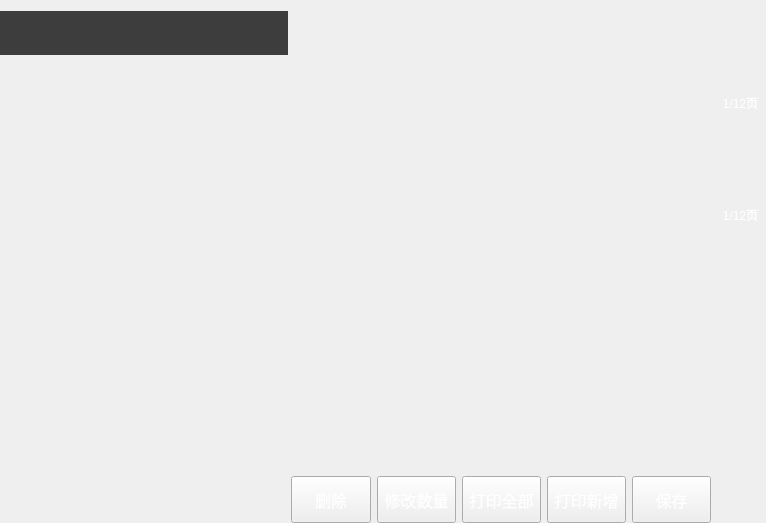
<?xml version="1.0" encoding="UTF-8"?>
<ui version="4.0">
 <class>StockOrderCheckWidget</class>
 <widget class="QWidget" name="StockOrderCheckWidget">
  <property name="geometry">
   <rect>
    <x>0</x>
    <y>0</y>
    <width>766</width>
    <height>523</height>
   </rect>
  </property>
  <property name="windowTitle">
   <string>Form</string>
  </property>
  <layout class="QHBoxLayout" name="horizontalLayout">
   <property name="spacing">
    <number>0</number>
   </property>
   <property name="leftMargin">
    <number>0</number>
   </property>
   <property name="rightMargin">
    <number>0</number>
   </property>
   <property name="bottomMargin">
    <number>0</number>
   </property>
   <item>
    <widget class="QWidget" name="leftWidget" native="true">
     <property name="minimumSize">
      <size>
       <width>288</width>
       <height>0</height>
      </size>
     </property>
     <property name="maximumSize">
      <size>
       <width>288</width>
       <height>16777215</height>
      </size>
     </property>
     <layout class="QVBoxLayout" name="verticalLayout_5">
      <property name="spacing">
       <number>0</number>
      </property>
      <property name="leftMargin">
       <number>0</number>
      </property>
      <property name="topMargin">
       <number>0</number>
      </property>
      <property name="rightMargin">
       <number>0</number>
      </property>
      <property name="bottomMargin">
       <number>0</number>
      </property>
      <item>
       <widget class="QWidget" name="topWidget" native="true">
        <property name="minimumSize">
         <size>
          <width>0</width>
          <height>44</height>
         </size>
        </property>
        <property name="maximumSize">
         <size>
          <width>16777215</width>
          <height>44</height>
         </size>
        </property>
        <property name="styleSheet">
         <string notr="true">QWidget#topWidget{
	background-color:#3e3d3d;
}</string>
        </property>
        <layout class="QHBoxLayout" name="horizontalLayout_4">
         <property name="spacing">
          <number>0</number>
         </property>
         <property name="leftMargin">
          <number>6</number>
         </property>
         <property name="topMargin">
          <number>6</number>
         </property>
         <property name="rightMargin">
          <number>6</number>
         </property>
         <property name="bottomMargin">
          <number>6</number>
         </property>
         <item>
          <widget class="SearchEdit" name="searchWidget" native="true"/>
         </item>
        </layout>
       </widget>
      </item>
      <item>
       <widget class="StockGoodsSelectWidget" name="goodsSelectWidget" native="true">
        <property name="minimumSize">
         <size>
          <width>0</width>
          <height>0</height>
         </size>
        </property>
        <property name="maximumSize">
         <size>
          <width>16777215</width>
          <height>16777215</height>
         </size>
        </property>
       </widget>
      </item>
     </layout>
    </widget>
   </item>
   <item>
    <spacer name="horizontalSpacer">
     <property name="orientation">
      <enum>Qt::Horizontal</enum>
     </property>
     <property name="sizeType">
      <enum>QSizePolicy::Preferred</enum>
     </property>
     <property name="sizeHint" stdset="0">
      <size>
       <width>8</width>
       <height>20</height>
      </size>
     </property>
    </spacer>
   </item>
   <item>
    <widget class="QWidget" name="middleWidget" native="true">
     <layout class="QVBoxLayout" name="verticalLayout_6">
      <property name="spacing">
       <number>0</number>
      </property>
      <property name="leftMargin">
       <number>0</number>
      </property>
      <property name="topMargin">
       <number>0</number>
      </property>
      <property name="rightMargin">
       <number>0</number>
      </property>
      <property name="bottomMargin">
       <number>0</number>
      </property>
      <item>
       <widget class="AdjustPriceCategoryWidget" name="categoryWidget" native="true">
        <property name="minimumSize">
         <size>
          <width>412</width>
          <height>111</height>
         </size>
        </property>
        <property name="maximumSize">
         <size>
          <width>16777215</width>
          <height>111</height>
         </size>
        </property>
       </widget>
      </item>
      <item>
       <widget class="AdjustPriceGoodsWidget" name="goodsWidget" native="true">
        <property name="minimumSize">
         <size>
          <width>412</width>
          <height>0</height>
         </size>
        </property>
       </widget>
      </item>
      <item>
       <widget class="QWidget" name="operateWidget" native="true">
        <property name="minimumSize">
         <size>
          <width>412</width>
          <height>53</height>
         </size>
        </property>
        <property name="maximumSize">
         <size>
          <width>16777215</width>
          <height>53</height>
         </size>
        </property>
        <layout class="QHBoxLayout" name="horizontalLayout_5">
         <property name="spacing">
          <number>6</number>
         </property>
         <property name="leftMargin">
          <number>0</number>
         </property>
         <property name="topMargin">
          <number>6</number>
         </property>
         <property name="rightMargin">
          <number>0</number>
         </property>
         <property name="bottomMargin">
          <number>0</number>
         </property>
         <item>
          <widget class="QPushButton" name="deleteButton">
           <property name="sizePolicy">
            <sizepolicy hsizetype="Minimum" vsizetype="Minimum">
             <horstretch>0</horstretch>
             <verstretch>0</verstretch>
            </sizepolicy>
           </property>
           <property name="styleSheet">
            <string notr="true">QPushButton{
	font-size:16px;
	color:#ffffff;
	border-image: url(:/adjustPrice/blueButton.png);
}

QPushButton:pressed{
	border-image: url(:/adjustPrice/blueButtonPress.png);
}

QPushButton:disabled{
	border-image: url(:/adjustPrice/buttonDisable.png);
}</string>
           </property>
           <property name="text">
            <string>删除</string>
           </property>
          </widget>
         </item>
         <item>
          <widget class="QPushButton" name="modifyNumButton">
           <property name="sizePolicy">
            <sizepolicy hsizetype="Minimum" vsizetype="Minimum">
             <horstretch>0</horstretch>
             <verstretch>0</verstretch>
            </sizepolicy>
           </property>
           <property name="styleSheet">
            <string notr="true">QPushButton{
	font-size:16px;
	color:#ffffff;
	border-image: url(:/adjustPrice/blueButton.png);
}

QPushButton:pressed{
	border-image: url(:/adjustPrice/blueButtonPress.png);
}

QPushButton:disabled{
	border-image: url(:/adjustPrice/buttonDisable.png);
}</string>
           </property>
           <property name="text">
            <string>修改数量</string>
           </property>
          </widget>
         </item>
         <item>
          <widget class="QPushButton" name="printAllButton">
           <property name="sizePolicy">
            <sizepolicy hsizetype="Minimum" vsizetype="Minimum">
             <horstretch>0</horstretch>
             <verstretch>0</verstretch>
            </sizepolicy>
           </property>
           <property name="styleSheet">
            <string notr="true">QPushButton{
	font-size:16px;
	color:#ffffff;
	border-image: url(:/adjustPrice/blueButton.png);
}

QPushButton:pressed{
	border-image: url(:/adjustPrice/blueButtonPress.png);
}

QPushButton:disabled{
	border-image: url(:/adjustPrice/buttonDisable.png);
}</string>
           </property>
           <property name="text">
            <string>打印全部</string>
           </property>
          </widget>
         </item>
         <item>
          <widget class="QPushButton" name="printAddedButton">
           <property name="sizePolicy">
            <sizepolicy hsizetype="Minimum" vsizetype="Minimum">
             <horstretch>0</horstretch>
             <verstretch>0</verstretch>
            </sizepolicy>
           </property>
           <property name="styleSheet">
            <string notr="true">QPushButton{
	font-size:16px;
	color:#ffffff;
	border-image: url(:/adjustPrice/blueButton.png);
}

QPushButton:pressed{
	border-image: url(:/adjustPrice/blueButtonPress.png);
}

QPushButton:disabled{
	border-image: url(:/adjustPrice/buttonDisable.png);
}</string>
           </property>
           <property name="text">
            <string>打印新增</string>
           </property>
          </widget>
         </item>
         <item>
          <widget class="QPushButton" name="saveButton">
           <property name="sizePolicy">
            <sizepolicy hsizetype="Minimum" vsizetype="Minimum">
             <horstretch>0</horstretch>
             <verstretch>0</verstretch>
            </sizepolicy>
           </property>
           <property name="styleSheet">
            <string notr="true">QPushButton{
	font-size:16px;
	color:#ffffff;
	border-image: url(:/adjustPrice/orangeButton.png);
}

QPushButton:pressed{
	border-image: url(:/adjustPrice/OrangeButtonPress.png);
}

QPushButton:disabled{
	border-image: url(:/adjustPrice/buttonDisable.png);
}</string>
           </property>
           <property name="text">
            <string>保存</string>
           </property>
          </widget>
         </item>
        </layout>
       </widget>
      </item>
     </layout>
    </widget>
   </item>
   <item>
    <widget class="QWidget" name="rightWidget" native="true">
     <property name="minimumSize">
      <size>
       <width>55</width>
       <height>0</height>
      </size>
     </property>
     <property name="maximumSize">
      <size>
       <width>55</width>
       <height>16777215</height>
      </size>
     </property>
     <layout class="QVBoxLayout" name="verticalLayout_9">
      <property name="spacing">
       <number>4</number>
      </property>
      <property name="leftMargin">
       <number>4</number>
      </property>
      <property name="topMargin">
       <number>0</number>
      </property>
      <property name="rightMargin">
       <number>0</number>
      </property>
      <property name="bottomMargin">
       <number>0</number>
      </property>
      <item>
       <widget class="QPushButton" name="categoryFrontButton">
        <property name="sizePolicy">
         <sizepolicy hsizetype="Minimum" vsizetype="Fixed">
          <horstretch>0</horstretch>
          <verstretch>0</verstretch>
         </sizepolicy>
        </property>
        <property name="minimumSize">
         <size>
          <width>51</width>
          <height>52</height>
         </size>
        </property>
        <property name="maximumSize">
         <size>
          <width>16777215</width>
          <height>16777215</height>
         </size>
        </property>
        <property name="styleSheet">
         <string notr="true">QPushButton{
	border:none;
	border-image: url(:/saleImage/category_up.png);
}

QPushButton:pressed{
	
	border-image: url(:/saleImage/category_up_press.png);
}</string>
        </property>
        <property name="text">
         <string/>
        </property>
       </widget>
      </item>
      <item>
       <widget class="QPushButton" name="categoryNextButton">
        <property name="sizePolicy">
         <sizepolicy hsizetype="Minimum" vsizetype="Fixed">
          <horstretch>0</horstretch>
          <verstretch>0</verstretch>
         </sizepolicy>
        </property>
        <property name="minimumSize">
         <size>
          <width>51</width>
          <height>52</height>
         </size>
        </property>
        <property name="maximumSize">
         <size>
          <width>16777215</width>
          <height>16777215</height>
         </size>
        </property>
        <property name="styleSheet">
         <string notr="true">QPushButton{
	border:none;
	font-size:12px;
	color:#ffffff;
	padding-top:20px;
	border-image: url(:/saleImage/category_down.png);
}

QPushButton:pressed{
	border-image: url(:/saleImage/category_down_press.png);
}</string>
        </property>
        <property name="text">
         <string>1/12页</string>
        </property>
       </widget>
      </item>
      <item>
       <widget class="QPushButton" name="goodsFrontButton">
        <property name="sizePolicy">
         <sizepolicy hsizetype="Minimum" vsizetype="Fixed">
          <horstretch>0</horstretch>
          <verstretch>0</verstretch>
         </sizepolicy>
        </property>
        <property name="minimumSize">
         <size>
          <width>51</width>
          <height>52</height>
         </size>
        </property>
        <property name="maximumSize">
         <size>
          <width>16777215</width>
          <height>16777215</height>
         </size>
        </property>
        <property name="styleSheet">
         <string notr="true">QPushButton{
	border:none;
	border-image: url(:/saleImage/goods_up.png);
}

QPushButton:pressed{
	border-image: url(:/saleImage/goods_up_press.png);
}</string>
        </property>
        <property name="text">
         <string/>
        </property>
       </widget>
      </item>
      <item>
       <widget class="QPushButton" name="goodsNextButton">
        <property name="sizePolicy">
         <sizepolicy hsizetype="Minimum" vsizetype="Fixed">
          <horstretch>0</horstretch>
          <verstretch>0</verstretch>
         </sizepolicy>
        </property>
        <property name="minimumSize">
         <size>
          <width>51</width>
          <height>52</height>
         </size>
        </property>
        <property name="maximumSize">
         <size>
          <width>16777215</width>
          <height>16777215</height>
         </size>
        </property>
        <property name="styleSheet">
         <string notr="true">QPushButton{
	border:none;
	font-size:12px;
	color:#ffffff;
	padding-top:20px;
	border-image: url(:/saleImage/goods_down.png);
}

QPushButton:pressed{
	border-image: url(:/saleImage/goods_down_press.png);
}</string>
        </property>
        <property name="text">
         <string>1/12页</string>
        </property>
       </widget>
      </item>
      <item>
       <spacer name="verticalSpacer">
        <property name="orientation">
         <enum>Qt::Vertical</enum>
        </property>
        <property name="sizeHint" stdset="0">
         <size>
          <width>20</width>
          <height>173</height>
         </size>
        </property>
       </spacer>
      </item>
     </layout>
    </widget>
   </item>
  </layout>
 </widget>
 <customwidgets>
  <customwidget>
   <class>SearchEdit</class>
   <extends>QWidget</extends>
   <header>SearchEdit.h</header>
   <container>1</container>
  </customwidget>
  <customwidget>
   <class>AdjustPriceCategoryWidget</class>
   <extends>QWidget</extends>
   <header>AdjustPriceCategoryWidget.h</header>
   <container>1</container>
  </customwidget>
  <customwidget>
   <class>AdjustPriceGoodsWidget</class>
   <extends>QWidget</extends>
   <header>AdjustPriceGoodsWidget.h</header>
   <container>1</container>
  </customwidget>
  <customwidget>
   <class>StockGoodsSelectWidget</class>
   <extends>QWidget</extends>
   <header>StockGoodsSelectWidget.h</header>
   <container>1</container>
  </customwidget>
 </customwidgets>
 <resources/>
 <connections/>
</ui>
